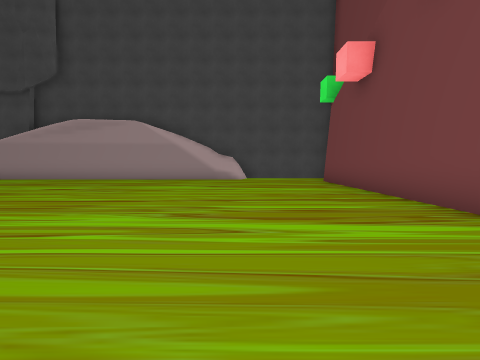
view 1 (above)

18 first-person views from a walk through a Unity game level. The camera is 1.4 m above the floor, tilts 4° down and sees 85° across. The floor is counted in squares, 2 m on a side. Each view is taken from the middle of a square. On the plan, view 1 faces up. The plan holds only what a view shows up to about 9 squares ahead; the rest is blank. The place goes on beyond the plan. The player character is not drawn. Some surface patterns are stand-ins.

view 2
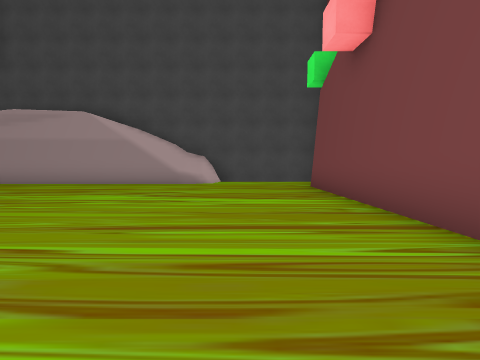

view 3
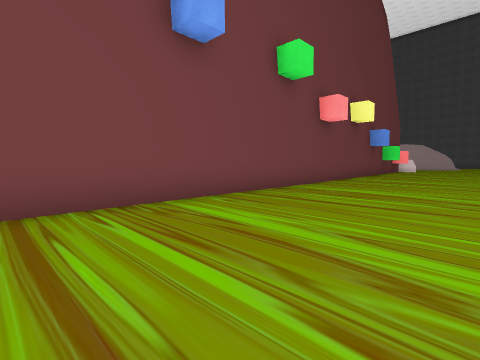

view 4
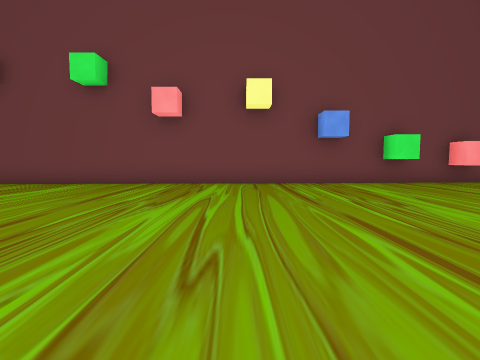

view 5
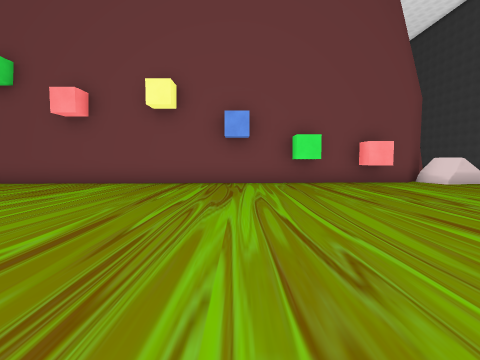

view 6
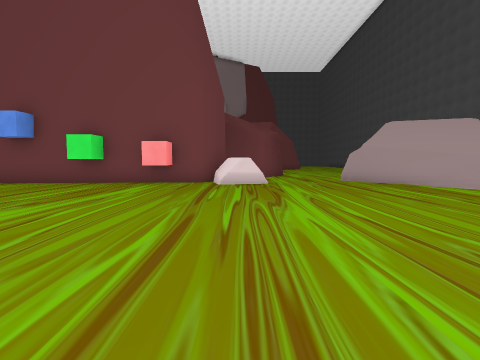

view 7
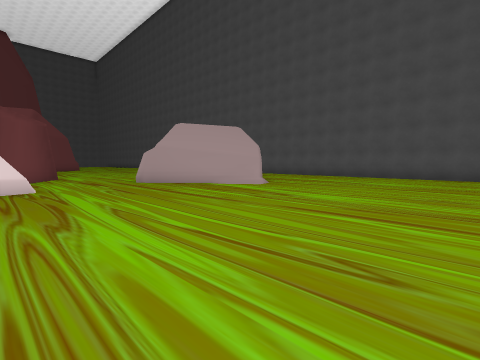

view 8
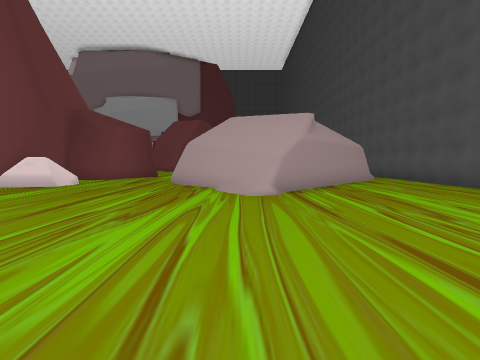

view 9
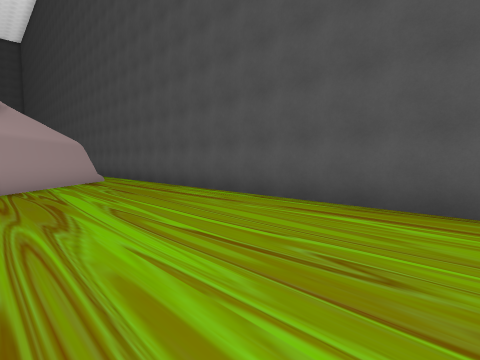

view 10
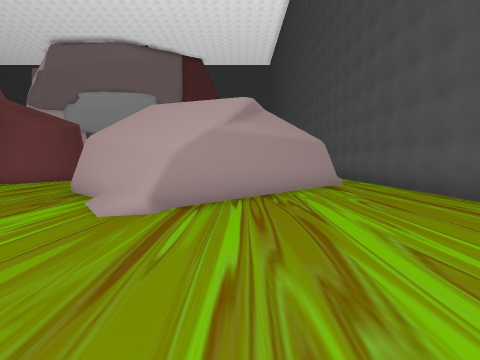

view 11
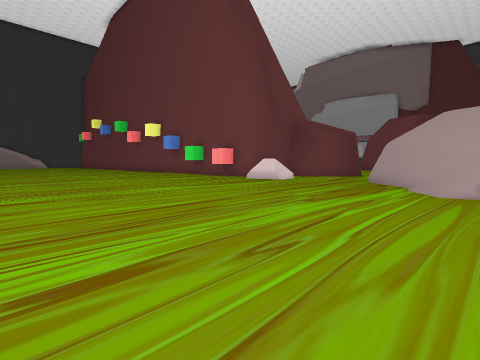

view 12
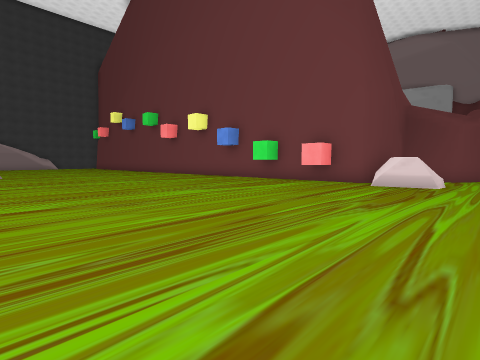

view 13
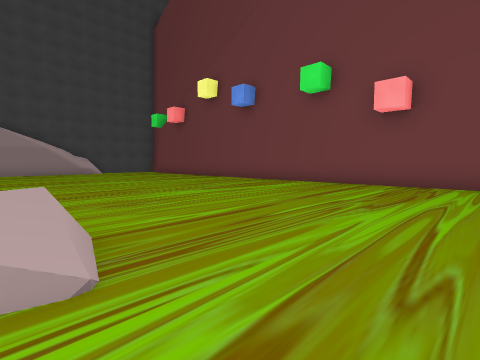

view 14
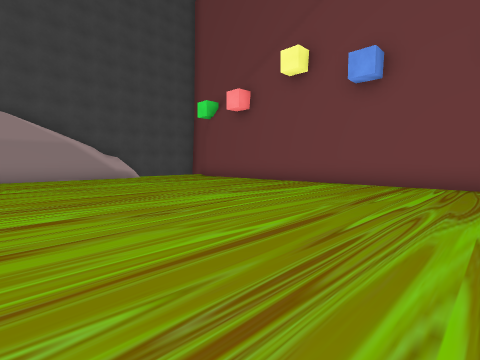

view 15
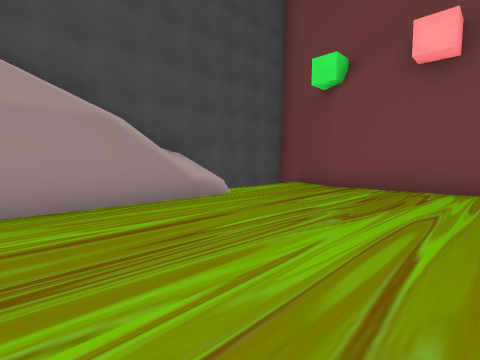

view 16
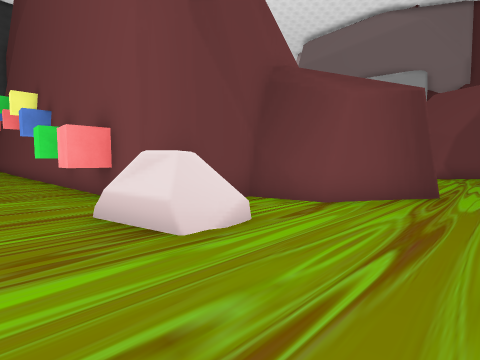

view 17
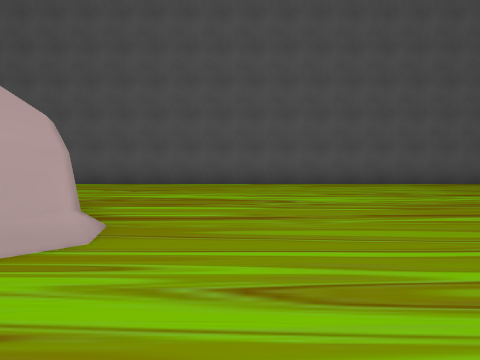

view 18
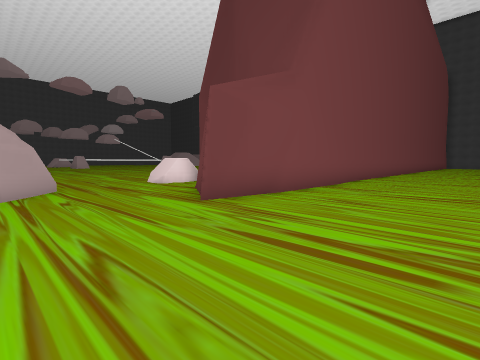

### Floor plan
Points are (right, up) in squares from view 1. A wall is a line through its corners. A room is listed if a view was taken in it or the views show most of it. See-through windows are left out.
Room 1 (views 1, 2, 3, 4, 5, 6, 7, 8, 9, 10, 11, 12, 13, 14, 15, 16, 17)
walls: (3.7, -14.8) (3, 9.4) (3.9, 10.9); (4.3, -15.2) (3.8, -14.6); (4.7, -19.8) (5.6, -20.8); (3.5, -21) (4.3, -20) (4.7, -19.8) (6, -20.9); (8.2, -18) (6.3, -16.8) (5.9, -15.4) (4.4, -15.5) (4.1, -15); (3.3, -21.3) (4, -20.5); (2.4, -22.3) (3.1, -21.4); (2, -22.8) (2.3, -22.5); (2, -23.2) (2, -22.5); (-1.3, 10.3) (-5.5, 10.3); (6.1, -27.1) (1.7, -22.8); (-5.5, -28.2) (7, -28.2)
low walls: (-4.4, -3.2) (-4.7, -4.4) (-5.1, -4.3); (2.5, -21.8) (2.9, -21.4); (1.7, -22.8) (2.1, -22.4); (0, 11.1) (-0.1, 10.3)
ways out: opening at (6, -28) to room 2; opening at (6.5, -19.5) to room 2
objects: rock (3, -17) to (4, -16); cube (3, -13); cube (3, -11)
Room 2 (view 18)
walls: (8.3, -12) (8.5, -13.4); (8.4, -13) (8.4, -16.1); (8.5, -15.7) (8.2, -18)
ways out: opening at (6, -28) to room 1; opening at (6.5, -19.5) to room 1

Where each view was taken, in squares from view 1:
view 1: 0 up, 0 right, facing up
view 2: 2 up, 1 right, facing up
view 3: 5 up, 1 left, facing down-right
view 4: 6 down, 5 left, facing right
view 5: 9 down, 5 left, facing right
view 6: 16 down, 5 left, facing right
view 7: 16 down, 4 left, facing down-right
view 8: 22 down, 4 left, facing right
view 9: 24 down, 4 left, facing down-right
view 10: 24 down, 2 left, facing right
view 11: 23 down, 5 left, facing up-right
view 12: 18 down, 5 left, facing up-right
view 13: 6 down, 5 left, facing up-right
view 14: 1 down, 5 left, facing up-right
view 15: 6 up, 4 left, facing up-right
view 16: 19 down, 2 right, facing up-right
view 17: 20 down, 0 right, facing down
view 18: 21 down, 12 right, facing up-left
